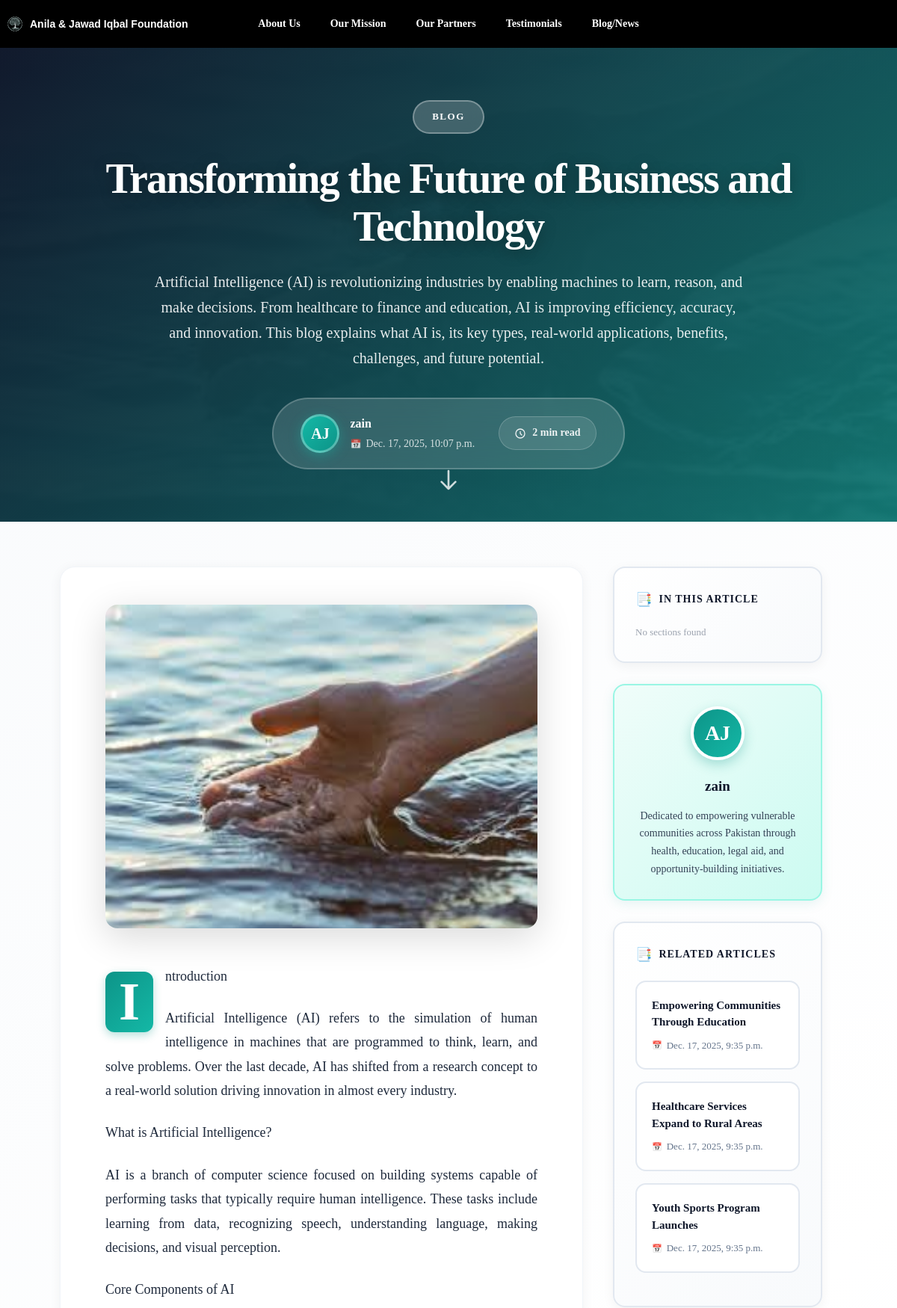
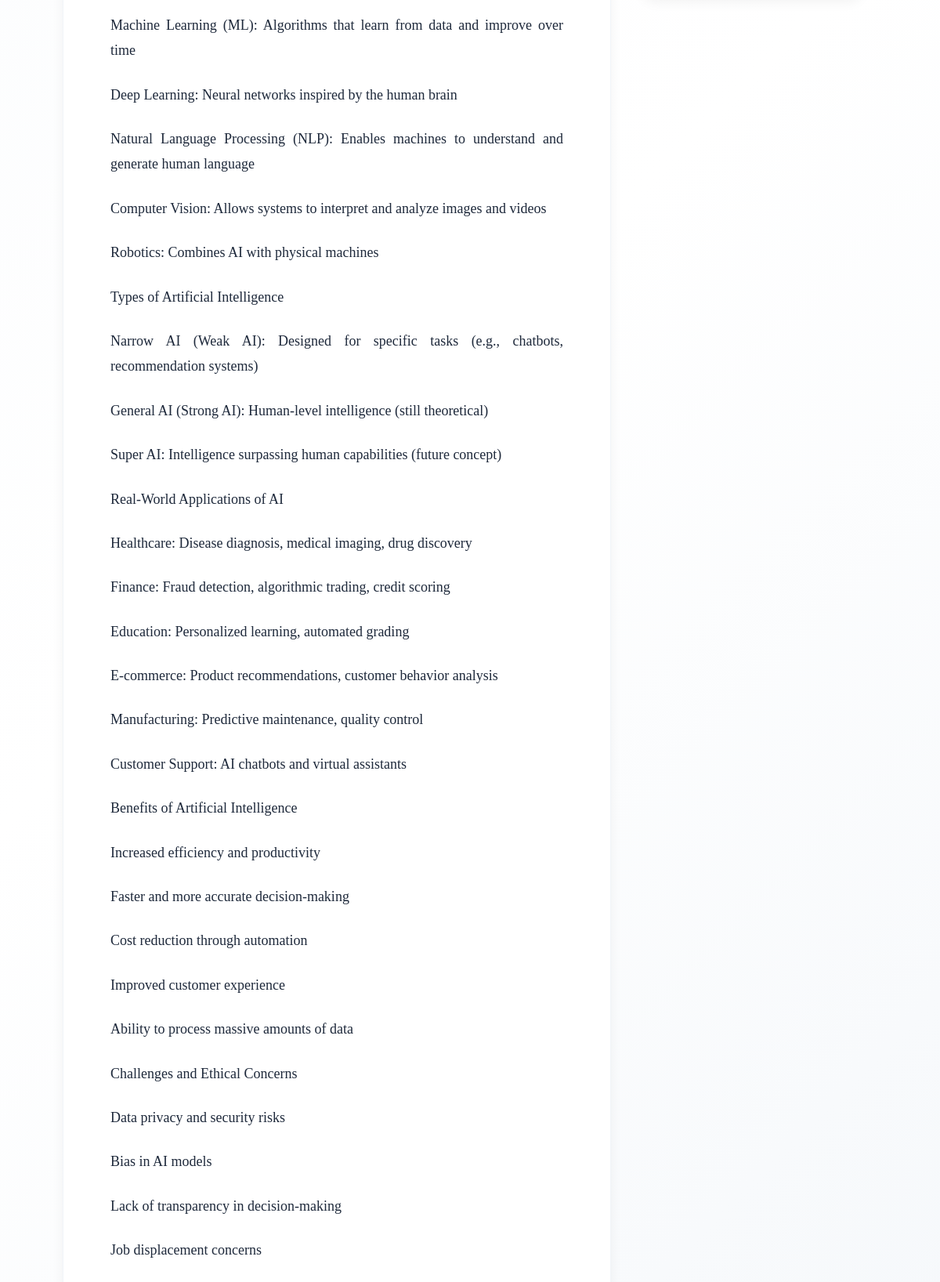
Page /blogpost/ (upper part) on the committed database (2 pictures, top to bottom).
### main/models.py (models this page shows, shortened)
class BlogPost(models.Model):
    STATUS_CHOICES = [
        ('draft', 'Draft'),
        ('published', 'Published'),
        ('archived', 'Archived'),
    ]
    CATEGORY_CHOICES = [
        ('news', 'News'),
        ('blog', 'Blog'),
        ('event', 'Event'),
        ('update', 'Update'),
        ('impact', 'Impact Story'),
    ]
    title = models.CharField(max_length=200)
    slug = models.SlugField(max_length=200, unique=True, blank=True)
    author = models.ForeignKey(User, on_delete=models.SET_NULL, null=True, related_name='blog_posts')
    category = models.CharField(max_length=20, choices=CATEGORY_CHOICES, default='blog')
    excerpt = models.TextField(max_length=500, blank=True, help_text="Short description for previews")
    content = models.TextField()
    featured_image = models.ImageField(upload_to='blog/', null=True, blank=True)
    meta_title = models.CharField(max_length=200, blank=True)
    meta_description = models.TextField(max_length=300, blank=True)
    status = models.CharField(max_length=20, choices=STATUS_CHOICES, default='draft')
    is_featured = models.BooleanField(default=False, help_text="Display on homepage")
    published_date = models.DateTimeField(null=True, blank=True)
    created_at = models.DateTimeField(auto_now_add=True)
    updated_at = models.DateTimeField(auto_now=True)
    view_count = models.IntegerField(default=0)
    class Meta:
        ordering = ['-published_date', '-created_at']

### main/views.py (the view, shortened to what this page needs)
# urls.py: path('blogpost/', views.blogpost, name='blogpost'),  # Default blog post
def blogpost(request, slug=None):
    db_posts = BlogPost.objects.filter(status='published')
    if db_posts.exists():
        if slug:
            post = get_object_or_404(BlogPost, slug=slug, status='published')
            post.view_count += 1
            post.save(update_fields=['view_count'])
        else:
            post = db_posts.first()
        related_posts = BlogPost.objects.filter(
            status='published',
            category=post.category if post else 'blog'
        ).exclude(id=post.id if post else None)[:3]
        image_map = {
            'empowering-communities-through-education': 'assets/uni.jpg',
            'healthcare-services-expand-rural-areas': 'assets/water.jpg',
            'building-hope-new-community-center-opens': 'assets/construction.jpg',
            'youth-sports-program-launches': 'assets/hockey.jpg',
            'scholarship-recipients-share-stories': 'assets/student.jpg',
            'clean-water-initiative-reaches-10000-families': 'assets/river.jpg',
            'legal-aid-support-services': 'assets/darbar.jpg',
            'vocational-training-creates-opportunities': 'assets/labour.jpg',
            'partnership-local-organizations': 'assets/water.jpg',
            'women-empowerment-literacy-programs': 'assets/uni.jpg',
            'education-initiative-launches-rural-punjab': 'assets/uni.jpg',
            'healthcare-services-expand-sindh': 'assets/water.jpg',
            'infrastructure-development-balochistan': 'assets/construction.jpg',
            'national-sports-initiative-youth': 'assets/hockey.jpg',
            'clean-water-projects-benefit-thousands': 'assets/river.jpg',
            'job-creation-program-shows-results': 'assets/labour.jpg',
            'digital-literacy-program-reaches-villages': 'assets/student.jpg',
            'legal-rights-awareness-campaign': 'assets/darbar.jpg',
            'new-universities-open-remote-areas': 'assets/uni.jpg',
            'housing-project-low-income-families': 'assets/construction.jpg',
        }
        if post and not post.featured_image:
            post.image = image_map.get(post.slug, 'assets/water.jpg')
        for related in related_posts:
            if not related.featured_image:
                related.image = image_map.get(related.slug, 'assets/water.jpg')
    context = {
        'post': post,
        'related_posts': related_posts,
    }
    return render(request, 'blogpost.html', context)

### templates/blogpost.html (shortened to what this page needs)
{% load static %}
<!DOCTYPE html>
<html lang="en">
<head>
    <link rel="stylesheet" href="{% static 'css/output.css' %}">
    <link rel="stylesheet" href="{% static 'assets/fonts/fonts.css' %}">
    <link rel="stylesheet" href="https://cdnjs.cloudflare.com/ajax/libs/highlight.js/11.9.0/styles/atom-one-dark.min.css">
</head>
<body class="font-quattro bg-white text-black overflow-x-hidden">
    <nav class="bg-black text-white sticky top-0 z-50 shadow-[0_4px_20px_rgba(0,0,0,0.4)] border-b border-white/5">
        <div class="max-w-[1400px] mx-auto px-4 sm:px-6 lg:px-8 xl:px-[78px]">
            <div class="flex items-center justify-between h-14 sm:h-16 md:h-16 lg:h-20">
                <div class="flex items-center">
                    <a href="{% url 'home' %}" class="flex items-center transition-all duration-300 hover:bg-teal-500/10 px-3 py-2 rounded-lg cursor-pointer group">
                        <img src="{% static 'assets/logo.png' %}" alt="AJIF Logo" class="h-8 w-8 sm:h-9 sm:w-9 md:h-10 md:w-10 transition-transform duration-400 group-hover:rotate-[360deg] flex-shrink-0" loading="lazy">
                        <span class="font-archivo text-xs sm:text-xs md:text-sm lg:text-sm xl:text-base ml-3 text-white font-bold tracking-[0.3px] whitespace-nowrap transition-colors duration-300 group-hover:text-teal-500">Anila & Jawad Iqbal Foundation</span>
                    </a>
                </div>
                <nav class="hidden lg:flex items-center gap-6 md:gap-8 lg:gap-10 xl:gap-12 absolute left-1/2 transform -translate-x-1/2">
                    <a href="{% url 'about' %}" class="nav-link relative text-xs md:text-sm lg:text-base xl:text-lg font-semibold tracking-wide text-white/90 py-2 transition-colors duration-300 hover:text-teal-500">About Us</a>
                    <a href="{% url 'our_mission' %}" class="nav-link relative text-xs md:text-sm lg:text-base xl:text-lg font-semibold tracking-wide text-white/90 py-2 transition-colors duration-300 hover:text-teal-500">Our Mission</a>
                    <a href="{% url 'our_partners' %}" class="nav-link relative text-xs md:text-sm lg:text-base xl:text-lg font-semibold tracking-wide text-white/90 py-2 transition-colors duration-300 hover:text-teal-500">Our Partners</a>
                    <a href="{% url 'testimonials' %}" class="nav-link relative text-xs md:text-sm lg:text-base xl:text-lg font-semibold tracking-wide text-white/90 py-2 transition-colors duration-300 hover:text-teal-500">Testimonials</a>
                    <a href="{% url 'home' %}#blog" class="nav-link relative text-xs md:text-sm lg:text-base xl:text-lg font-semibold tracking-wide text-white/90 py-2 transition-colors duration-300 hover:text-teal-500">Blog/News</a>
                </nav>
        </div>
    </div>
    </nav>
    {% if post %}
    <div class="blog-wrapper">
        <div class="blog-hero">
            {% if post.featured_image or post.image %}
            <div class="hero-background">
                {% if post.featured_image %}
                <img src="{{ post.featured_image.url }}" alt="{{ post.title }}">
                {% elif post.image %}
                <img src="{% static post.image %}" alt="{{ post.title }}">
                {% endif %}
            </div>
            {% endif %}
            <div class="hero-overlay"></div>
            <div class="hero-content">
                <span class="blog-category">{{ post.category|upper|default:"BLOG" }}</span>
                <h1 class="blog-title">{{ post.title }}</h1>
                {% if post.excerpt %}
                <p class="blog-subtitle">{{ post.excerpt }}</p>
                {% endif %}
                <div class="blog-meta">
                    <div class="author-info-container">
                        <div class="author-avatar">
                            {{ post.author.0|default:"AJ"|upper }}
                        </div>
                        <div class="author-details">
                            <div class="author-name">{{ post.author|default:"AJIF Team" }}</div>
                            <div class="publish-date">{{ post.date|default:post.created_at }}</div>
                        </div>
                    </div>
                    <div class="reading-time">
                        <svg fill="none" stroke="currentColor" viewBox="0 0 24 24" style="width: 16px; height: 16px;">
                            <path stroke-linecap="round" stroke-linejoin="round" stroke-width="2" d="M12 8v4l3 3m6-3a9 9 0 11-18 0 9 9 0 0118 0z"></path>
                        </svg>
                        <span id="reading-time">5 min read</span>
                    </div>
                </div>
            </div>
            <div class="scroll-indicator">
                <svg fill="none" stroke="currentColor" viewBox="0 0 24 24">
                    <path stroke-linecap="round" stroke-linejoin="round" stroke-width="2" d="M19 14l-7 7m0 0l-7-7m7 7V3"></path>
                </svg>
            </div>
        </div>
        <div class="blog-layout">
            <div class="content-container">
                <article class="blog-main">
                    <div class="content-section">
                        {% if post.featured_image or post.image %}
                        <div class="featured-image-content">
                            {% if post.featured_image %}
                            <img src="{{ post.featured_image.url }}" alt="{{ post.title }}">
                            {% elif post.image %}
                            <img src="{% static post.image %}" alt="{{ post.title }}">
                            {% endif %}
                        </div>
                        {% endif %}
                        <div class="blog-content" id="blog-content">
                            {{ post.content|safe|linebreaks }}
                        </div>
                    </div>
                </article>
            </div>
            <aside class="blog-sidebar">
                <div class="toc-card">
                    <h3 class="toc-title">In This Article</h3>
                    <ul class="toc-list" id="toc-list">
                    </ul>
                </div>
                <div class="author-card">
                    <div class="author-card-avatar">
                        {{ post.author.0|default:"AJ"|upper }}
                    </div>
                    <h4 class="author-card-name">{{ post.author|default:"AJIF Team" }}</h4>
                    <p class="author-card-bio">Dedicated to empowering vulnerable communities across Pakistan through health, education, legal aid, and opportunity-building initiatives.</p>
                </div>
                {% if related_posts %}
                <div class="toc-card">
                    <h3 class="toc-title">Related Articles</h3>
                    {% for related in related_posts|slice:":3" %}
                    <div class="related-card" onclick="window.location.href='{% url 'blogpost_detail' related.slug %}'">
                        <h4 class="related-card-title">{{ related.title|truncatewords:10 }}</h4>
                        <div class="related-card-meta">{{ related.date|default:related.created_at }}</div>
                    </div>
                    {% endfor %}
                </div>
                {% endif %}
            </aside>
        </div>
    </div>
    {% endif %}
</body>
</html>

### rows in the picture
BlogPost: category "BLOG", title "Transforming the Future of Business and Technology", excerpt "Artificial Intelligence (AI) is revolutionizing industries by enabling machines to learn, reason, and make decisions. From healthcare to finance and education, AI is improving efficiency, accuracy, and innovation. This blog explains what AI is, its key types, real-world applications, benefits, challenges, and future potential.", author.0 "AJ", author "zain", date "Dec. 17, 2025, 10:07 p.m.", content "Introduction Artificial Intelligence (AI) refers to the simulation of human intelligence in machines that are programmed to think, learn, and solve problems. Over the last decade, AI has shifted from a research concept to a real-world solution driving innovation in almost every industry. What is Artificial Intelligence? AI is a branch of computer science focused on building systems capable of performing tasks that typically require human intelligence. These tasks include learning from data, recognizing speech, understanding language, making decisions, and visual perception. Core Components of AI Machine Learning (ML): Algorithms that learn from data and improve over time Deep Learning:…"
BlogPost: title "Empowering Communities Through Education", date "Dec. 17, 2025, 9:35 p.m."
BlogPost: title "Healthcare Services Expand to Rural Areas", date "Dec. 17, 2025, 9:35 p.m."
BlogPost: title "Youth Sports Program Launches", date "Dec. 17, 2025, 9:35 p.m."
